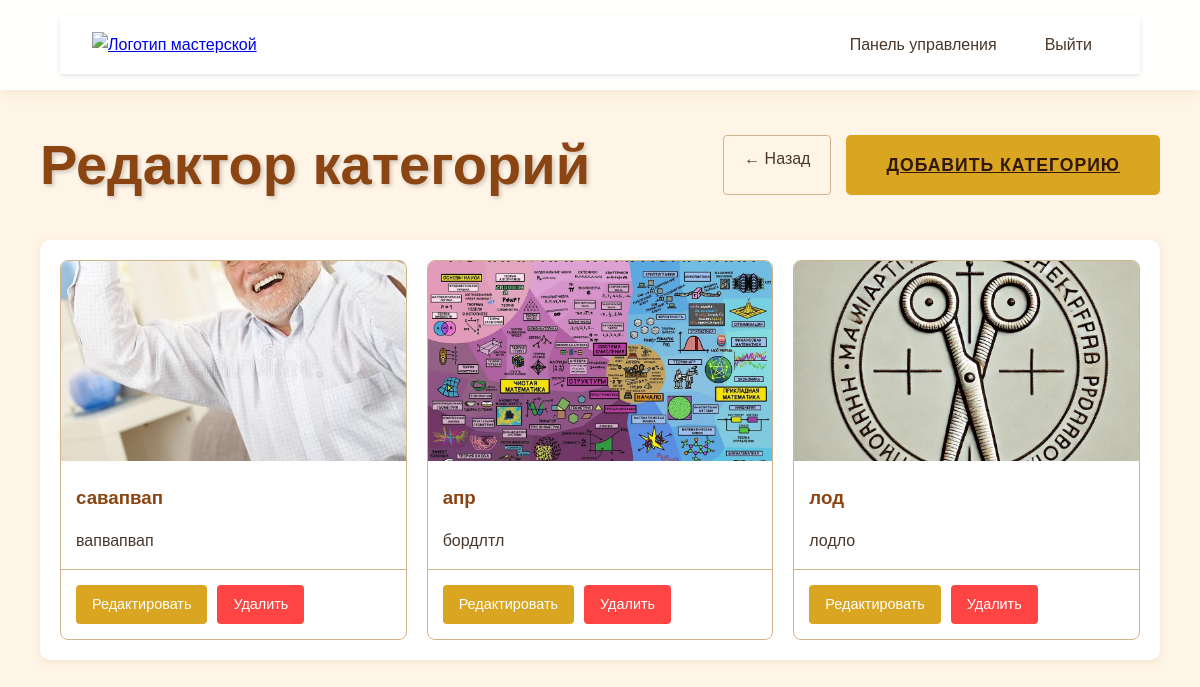
Page /admin/categories (signed in) on the committed database.
### app.py (models this page shows)
class Category(db.Model):
    id = db.Column(db.Integer, primary_key=True)
    title = db.Column(db.String(100), nullable=False)
    description = db.Column(db.Text)
    image_path = db.Column(db.String(200))
    created_at = db.Column(db.DateTime, default=datetime.utcnow)
    products = db.relationship('Product', backref='category', lazy=True)

### app.py (the view)
@app.route('/admin/categories')
@login_required
def admin_categories():
    categories = Category.query.order_by(Category.created_at.desc()).all()
    return render_template('admin/categories.html', categories=categories)

### app.py (called while the page is built)
@login_manager.user_loader
def load_user(user_id):
    return User.query.get(int(user_id))

### templates/admin/categories.html (shortened to what this page needs)
{% extends "admin/base.html" %}
{% block content %}
<div class="admin-container">
    <div class="admin-header">
        <h1>Редактор категорий</h1>
        <div class="admin-actions">
            <a href="{{ url_for('admin_dashboard') }}" class="back-btn">← Назад</a>
            <a href="{{ url_for('add_category') }}" class="cta-button">Добавить категорию</a>
        </div>
    </div>
    <div class="admin-section">
        <div class="items-grid">
            {% for category in categories %}
            <div class="item-card">
                {% if category.image_path %}
                <img src="{{ url_for('static', filename='uploads/' + category.image_path) }}" alt="{{ category.title }}">
                {% else %}
                <div class="no-image">Нет изображения</div>
                {% endif %}
                <h3>{{ category.title }}</h3>
                <p>{{ category.description }}</p>
                <div class="item-actions">
                    <a href="{{ url_for('edit_category', id=category.id) }}" class="edit-btn">Редактировать</a>
                    <a href="{{ url_for('delete_category', id=category.id) }}" class="delete-btn" onclick="return confirm('Вы уверены, что хотите удалить эту категорию?')">Удалить</a>
                </div>
            </div>
            {% endfor %}
        </div>
    </div>
</div>
{% endblock %}

### static/styles.css (style rules this page uses)
:root { --color-primary: #8B4513; --color-secondary: #DAA520; --color-accent: #CD853F; --color-light: #FFF5E6; --color-dark: #2F1810; --color-text: #4A3728; --color-border: #D2B48C; }
* { margin: 0; padding: 0; box-sizing: border-box; }
html { scroll-behavior: smooth; }
body { font-family: 'TTCommons', sans-serif; line-height: 1.6; color: var(--color-text); background-color: var(--color-light); }
h1, h2, h3, h4 { font-family: 'TTCommons', sans-serif; margin-bottom: 1.5rem; color: var(--color-primary); }
h1 { font-size: 3.5rem; text-shadow: 2px 2px 4px rgba(0, 0, 0, 0.2); }
.cta-button { background: var(--color-secondary); color: var(--color-dark); padding: 1rem 2.5rem; border: none; border-radius: 5px; font-size: 1.1rem; font-weight: bold; cursor: pointer; transition: all 0.3s ease; text-transform: uppercase; letter-spacing: 1px; }

### templates/admin/categories.html (style rules this page uses)
.admin-container { max-width: 1200px; margin: 0 auto; padding: 20px; }
.admin-header { display: flex; justify-content: space-between; align-items: center; margin-bottom: 30px; }
.admin-header h1 { color: var(--color-primary); margin: 0; }
.admin-actions { display: flex; gap: 15px; }
.back-btn { padding: 10px 20px; background: var(--color-light); color: var(--color-text); text-decoration: none; border-radius: 4px; border: 1px solid var(--color-border); }
.admin-section { background: white; border-radius: 10px; padding: 20px; box-shadow: 0 2px 10px rgba(139, 69, 19, 0.1); }
.items-grid { display: grid; grid-template-columns: repeat(auto-fill, minmax(300px, 1fr)); gap: 20px; }
.item-card { background: white; border: 1px solid var(--color-border); border-radius: 8px; overflow: hidden; transition: transform 0.3s ease; }
.item-card img { width: 100%; height: 200px; object-fit: cover; }
.item-card h3 { padding: 15px; margin: 0; color: var(--color-primary); }
.item-card p { padding: 0 15px; color: var(--color-text); margin-bottom: 15px; }
.item-actions { padding: 15px; display: flex; gap: 10px; border-top: 1px solid var(--color-border); }
.edit-btn, .delete-btn { padding: 8px 16px; border-radius: 4px; text-decoration: none; color: white; font-size: 0.9em; }
.edit-btn { background: var(--color-secondary); }
.delete-btn { background: #ff4444; }

### rows in the picture
Category: image_path (picture), title "савапвап", description "вапвапвап"
Category: image_path (picture), title "апр", description "бордлтл"
Category: image_path (picture), title "лод", description "лодло"
